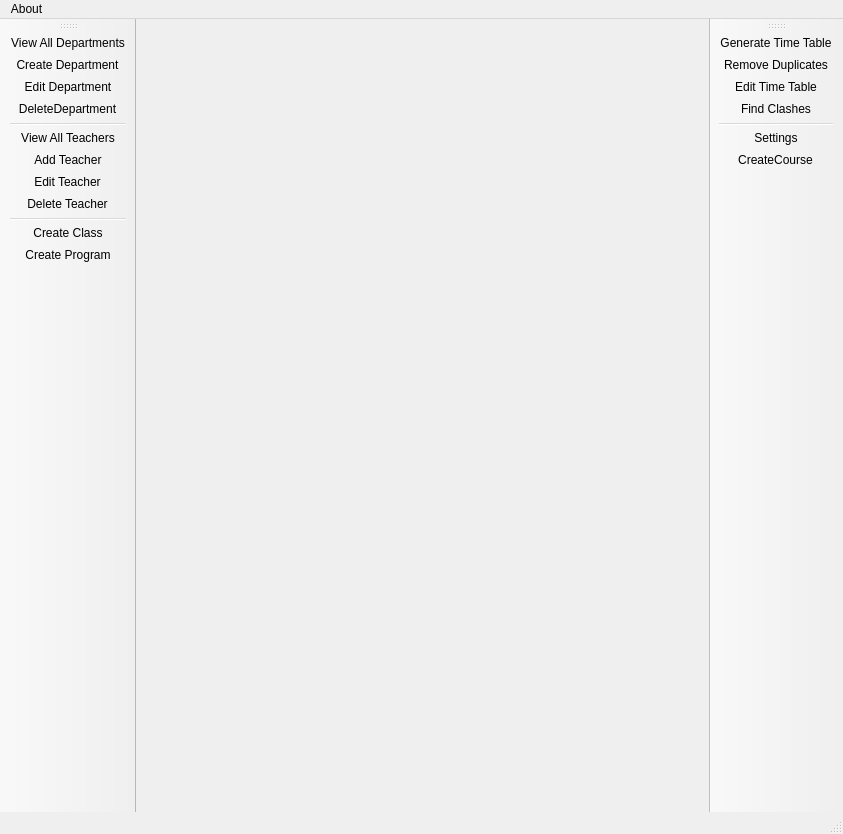
<?xml version="1.0" encoding="UTF-8"?>
<ui version="4.0">
 <class>mainMenu</class>
 <widget class="QMainWindow" name="mainMenu">
  <property name="geometry">
   <rect>
    <x>0</x>
    <y>0</y>
    <width>843</width>
    <height>834</height>
   </rect>
  </property>
  <property name="windowTitle">
   <string>Smart Time Scheduler</string>
  </property>
  <widget class="QWidget" name="centralwidget"/>
  <widget class="QMenuBar" name="menubar">
   <property name="geometry">
    <rect>
     <x>0</x>
     <y>0</y>
     <width>843</width>
     <height>21</height>
    </rect>
   </property>
   <widget class="QMenu" name="menuAbout">
    <property name="title">
     <string>About</string>
    </property>
   </widget>
   <addaction name="menuAbout"/>
  </widget>
  <widget class="QStatusBar" name="statusbar"/>
  <widget class="QToolBar" name="timeToolBar">
   <property name="enabled">
    <bool>true</bool>
   </property>
   <property name="windowTitle">
    <string>toolBar</string>
   </property>
   <property name="movable">
    <bool>true</bool>
   </property>
   <property name="orientation">
    <enum>Qt::Vertical</enum>
   </property>
   <property name="iconSize">
    <size>
     <width>60</width>
     <height>60</height>
    </size>
   </property>
   <property name="toolButtonStyle">
    <enum>Qt::ToolButtonIconOnly</enum>
   </property>
   <attribute name="toolBarArea">
    <enum>RightToolBarArea</enum>
   </attribute>
   <attribute name="toolBarBreak">
    <bool>false</bool>
   </attribute>
   <addaction name="actionGenerateTimeTable"/>
   <addaction name="actionRemoveDuplicates"/>
   <addaction name="actionEditTimeTable"/>
   <addaction name="actionFindClashes"/>
   <addaction name="separator"/>
   <addaction name="actionSettings"/>
   <addaction name="actionCreateCourse"/>
  </widget>
  <widget class="QToolBar" name="departmentToolBar">
   <property name="windowTitle">
    <string>toolBar</string>
   </property>
   <property name="movable">
    <bool>true</bool>
   </property>
   <property name="iconSize">
    <size>
     <width>70</width>
     <height>70</height>
    </size>
   </property>
   <property name="toolButtonStyle">
    <enum>Qt::ToolButtonIconOnly</enum>
   </property>
   <attribute name="toolBarArea">
    <enum>LeftToolBarArea</enum>
   </attribute>
   <attribute name="toolBarBreak">
    <bool>false</bool>
   </attribute>
   <addaction name="actionViewAllDepartments"/>
   <addaction name="actionCreateDepartment"/>
   <addaction name="actionEditDepartment"/>
   <addaction name="actionDeleteDepartment"/>
   <addaction name="separator"/>
   <addaction name="actionViewAllTeachers"/>
   <addaction name="actionAddTeacher"/>
   <addaction name="actionEditTeacher"/>
   <addaction name="actionDeleteTeacher"/>
   <addaction name="separator"/>
   <addaction name="actionCreateClass"/>
   <addaction name="actionCreateProgram"/>
  </widget>
  <action name="actionGenerateTimeTable">
   <property name="icon">
    <iconset resource="Icons.qrc">
     <normaloff>:/TimeTable/icons/generate.svg</normaloff>:/TimeTable/icons/generate.svg</iconset>
   </property>
   <property name="text">
    <string>Generate Time Table</string>
   </property>
   <property name="toolTip">
    <string>Generates Time Table</string>
   </property>
  </action>
  <action name="actionRemoveDuplicates">
   <property name="icon">
    <iconset resource="Icons.qrc">
     <normaloff>:/TimeTable/icons/duplicate.svg</normaloff>:/TimeTable/icons/duplicate.svg</iconset>
   </property>
   <property name="text">
    <string>Remove Duplicates</string>
   </property>
   <property name="toolTip">
    <string>Removes Duplicate Periods of a Day</string>
   </property>
  </action>
  <action name="actionEditTimeTable">
   <property name="icon">
    <iconset resource="Icons.qrc">
     <normaloff>:/TimeTable/icons/edit.svg</normaloff>:/TimeTable/icons/edit.svg</iconset>
   </property>
   <property name="text">
    <string>Edit Time Table</string>
   </property>
   <property name="toolTip">
    <string>Edit Time Table</string>
   </property>
  </action>
  <action name="actionFindClashes">
   <property name="icon">
    <iconset resource="Icons.qrc">
     <normaloff>:/TimeTable/icons/clashes.svg</normaloff>:/TimeTable/icons/clashes.svg</iconset>
   </property>
   <property name="text">
    <string>Find Clashes</string>
   </property>
   <property name="toolTip">
    <string>Finds Clashes in Time Table</string>
   </property>
  </action>
  <action name="actionCreateDepartment">
   <property name="icon">
    <iconset resource="Icons.qrc">
     <normaloff>:/TimeTable/icons/add_department.png</normaloff>:/TimeTable/icons/add_department.png</iconset>
   </property>
   <property name="text">
    <string>Create Department</string>
   </property>
   <property name="toolTip">
    <string>Create New Department</string>
   </property>
  </action>
  <action name="actionDeleteDepartment">
   <property name="icon">
    <iconset resource="Icons.qrc">
     <normaloff>:/TimeTable/icons/delete_department.png</normaloff>:/TimeTable/icons/delete_department.png</iconset>
   </property>
   <property name="text">
    <string>DeleteDepartment</string>
   </property>
   <property name="toolTip">
    <string>Deletes a Department</string>
   </property>
  </action>
  <action name="actionSettings">
   <property name="icon">
    <iconset resource="Icons.qrc">
     <normaloff>:/TimeTable/icons/settings.svg</normaloff>:/TimeTable/icons/settings.svg</iconset>
   </property>
   <property name="text">
    <string>Settings</string>
   </property>
   <property name="toolTip">
    <string>Settings</string>
   </property>
  </action>
  <action name="actionViewAllDepartments">
   <property name="icon">
    <iconset resource="Icons.qrc">
     <normaloff>:/TimeTable/icons/departments.svg</normaloff>:/TimeTable/icons/departments.svg</iconset>
   </property>
   <property name="text">
    <string>View All Departments</string>
   </property>
   <property name="toolTip">
    <string>Lists all departments</string>
   </property>
  </action>
  <action name="actionViewAllTeachers">
   <property name="icon">
    <iconset resource="Icons.qrc">
     <normaloff>:/TimeTable/icons/teacher.svg</normaloff>:/TimeTable/icons/teacher.svg</iconset>
   </property>
   <property name="text">
    <string>View All Teachers</string>
   </property>
   <property name="toolTip">
    <string>View All Teachers</string>
   </property>
  </action>
  <action name="actionAddTeacher">
   <property name="icon">
    <iconset resource="Icons.qrc">
     <normaloff>:/TimeTable/icons/add_teacher.png</normaloff>:/TimeTable/icons/add_teacher.png</iconset>
   </property>
   <property name="text">
    <string>Add Teacher</string>
   </property>
   <property name="toolTip">
    <string>Add a new Teacher</string>
   </property>
  </action>
  <action name="actionDeleteTeacher">
   <property name="icon">
    <iconset resource="Icons.qrc">
     <normaloff>:/TimeTable/icons/delete_teacher.png</normaloff>:/TimeTable/icons/delete_teacher.png</iconset>
   </property>
   <property name="text">
    <string>Delete Teacher</string>
   </property>
   <property name="toolTip">
    <string>Delete an existing Teacher</string>
   </property>
  </action>
  <action name="actionEditDepartment">
   <property name="icon">
    <iconset resource="Icons.qrc">
     <normaloff>:/TimeTable/icons/edit_department.png</normaloff>:/TimeTable/icons/edit_department.png</iconset>
   </property>
   <property name="text">
    <string>Edit Department</string>
   </property>
   <property name="toolTip">
    <string>Edit a Department</string>
   </property>
  </action>
  <action name="actionEditTeacher">
   <property name="icon">
    <iconset resource="Icons.qrc">
     <normaloff>:/TimeTable/icons/edit_teacher.png</normaloff>:/TimeTable/icons/edit_teacher.png</iconset>
   </property>
   <property name="text">
    <string>Edit Teacher</string>
   </property>
   <property name="toolTip">
    <string>Edit a existing Teacher</string>
   </property>
  </action>
  <action name="actionCreateClass">
   <property name="icon">
    <iconset resource="Icons.qrc">
     <normaloff>:/TimeTable/icons/class.svg</normaloff>:/TimeTable/icons/class.svg</iconset>
   </property>
   <property name="text">
    <string>Create Class</string>
   </property>
   <property name="toolTip">
    <string>Create a new class</string>
   </property>
  </action>
  <action name="actionCreateProgram">
   <property name="icon">
    <iconset resource="Icons.qrc">
     <normaloff>:/TimeTable/icons/program.svg</normaloff>:/TimeTable/icons/program.svg</iconset>
   </property>
   <property name="text">
    <string>Create Program</string>
   </property>
   <property name="toolTip">
    <string>Create a new Degree Program</string>
   </property>
  </action>
  <action name="actionCreateCourse">
   <property name="icon">
    <iconset resource="Icons.qrc">
     <normaloff>:/TimeTable/icons/book.png</normaloff>:/TimeTable/icons/book.png</iconset>
   </property>
   <property name="text">
    <string>CreateCourse</string>
   </property>
   <property name="toolTip">
    <string>Create New Course</string>
   </property>
  </action>
 </widget>
 <resources>
  <include location="Icons.qrc"/>
 </resources>
 <connections/>
</ui>
